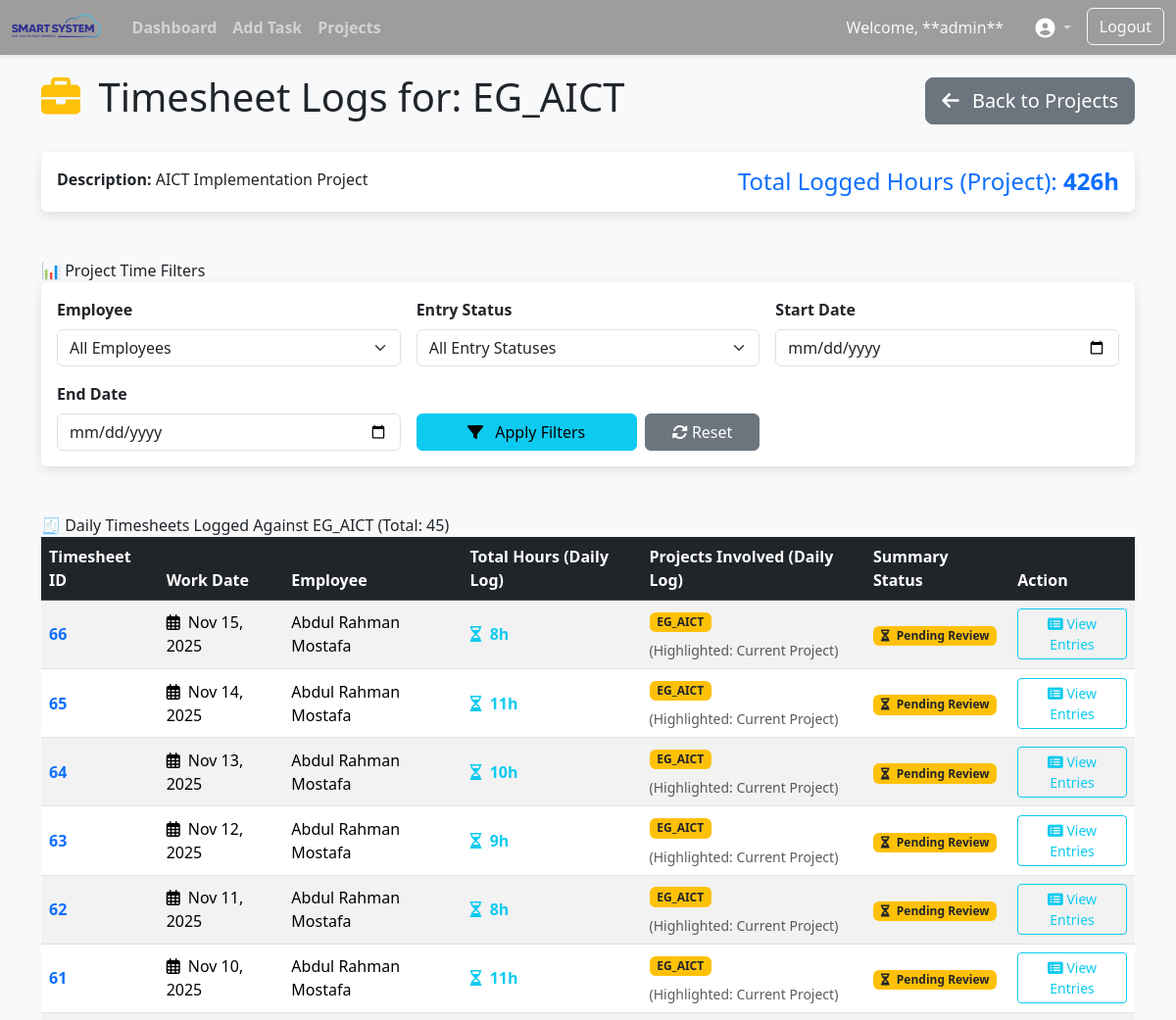
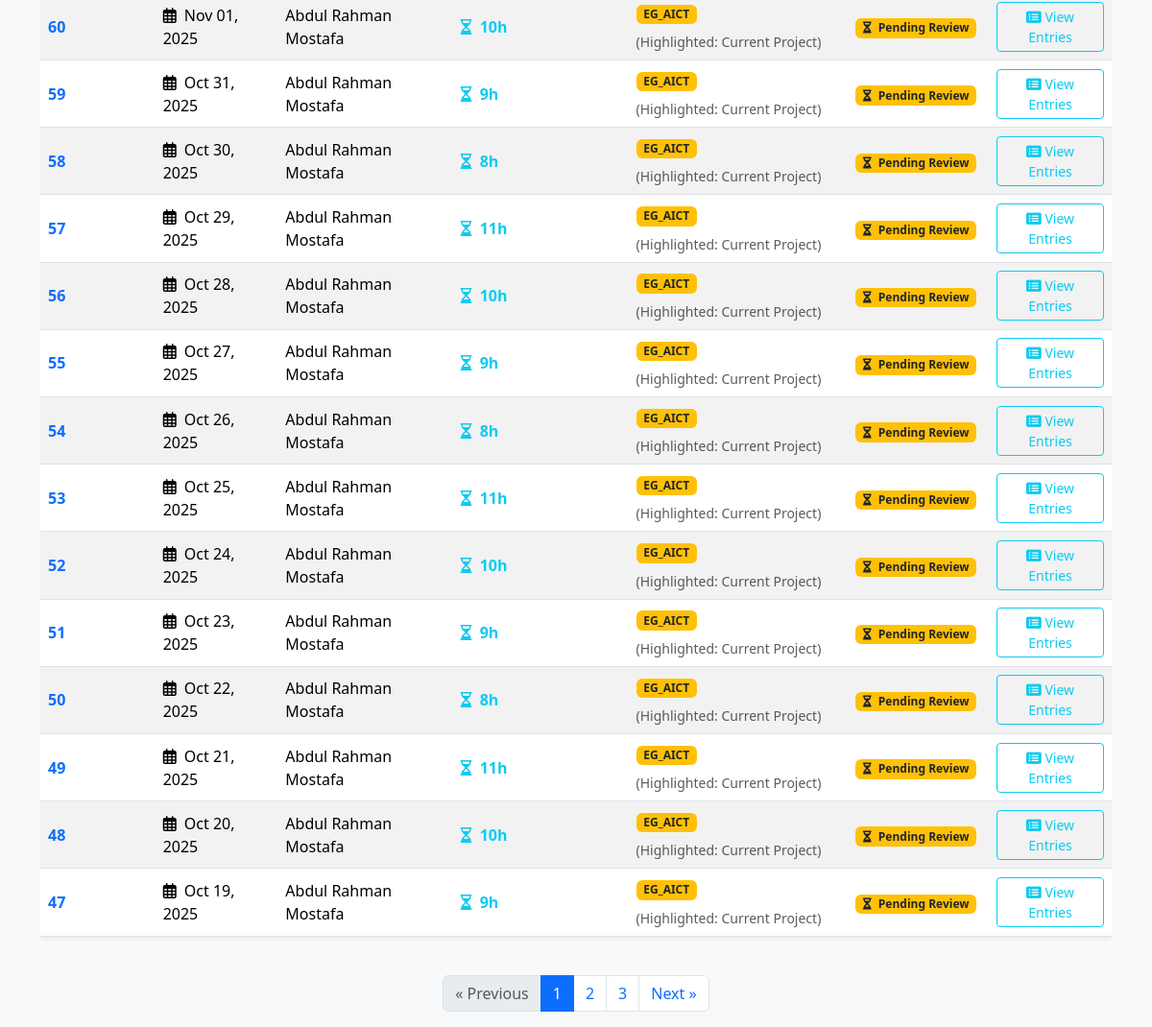
The page /project-timesheets/23/ (signed in) on the database its author committed (2 pictures, top to bottom).
### app/models.py (models this page shows, shortened)
class CustomUser(AbstractBaseUser, PermissionsMixin):
    ROLE_CHOICES = [
        ('admin', 'Administrator'),
        ('developer', 'Developer'),
        ('sales', 'Sales'),
        ('ceo', 'CEO '),
        ('project-manager', 'Project Manager'),
        ('leader', 'Leader'),
        ('top-manager', 'Top Manager'),
        ('delivery-manager', 'Delivery Manager'),
        ('engineer', 'Engineer'),
    ]
    username = models.CharField(max_length=150, unique=True)
    role = models.CharField(max_length=20, choices=ROLE_CHOICES)
    is_active = models.BooleanField(default=True)
    is_staff = models.BooleanField(default=False)
    full_name = models.CharField( max_length=220, default='User')
    team = models.ForeignKey(Team, on_delete=models.SET_NULL,
                              null=True, blank=True, related_name="employees")
    objects = CustomUserManager()
    date_joined = models.DateTimeField(auto_now_add=True)
    email = models.EmailField(null=True, blank=True)
    USERNAME_FIELD = 'username'
    REQUIRED_FIELDS = ['role']
    class Meta:
        ordering = ('-date_joined',)

class Project(models.Model):
    name = models.CharField(max_length=150, unique=True)
    description = models.TextField(blank=True)
    is_active = models.BooleanField(default=True)
    is_public = models.BooleanField(default=False)
    created_by = models.ForeignKey(CustomUser, on_delete=models.PROTECT, null=True, blank=True)
    created_at = models.DateTimeField(auto_now_add=True)
    class Meta:
        ordering = ['name']
        verbose_name_plural = "Projects"

class Timesheet(models.Model):
    user = models.ForeignKey(CustomUser, on_delete=models.CASCADE)
    date = models.DateField()
    class Meta:
        constraints = [
            models.UniqueConstraint(
                fields=['user', 'date'],
                name='unique_user_date_timesheet'
            )
        ]
        ordering = ['date']

class TimesheetEntry(models.Model):
    STATUS_CHOICES = [
        ('Inprogress', 'In Progress'),
        ('APPROVED', 'Approved'),
        ('REJECTED', 'Rejected'),
        ('COMPLETED', 'Completed'),
        ('DRAFT', 'Draft'),
    ]
    task_type = models.CharField(max_length=20,
        choices=(("Delivery","Delivery"), ("Pre-Sale", "Pre-Sale"), ("study", "Study / Training")), default="Delivery")
    user = models.ForeignKey(
        CustomUser,
        on_delete=models.CASCADE,
        related_name='timesheets',
        verbose_name="Assigned By/User"
    )
    project = models.ForeignKey(
        Project,
        on_delete=models.PROTECT,
        related_name='entries'
    )
    task_description = models.TextField()
    hours = models.DecimalField(
        max_digits=5,
        decimal_places=2,
        validators=[MinValueValidator(0.01)],
        help_text="Hours must be greater than zero."
    )
    work_date = models.DateField()
    status = models.CharField(
        max_length=10,
        choices=STATUS_CHOICES,
        default='Inprogress'
    )
    time_sheet = models.ForeignKey(Timesheet, on_delete=models.CASCADE,
                                    null=True, related_name='tasks')
    created_at = models.DateTimeField(auto_now_add=True)
    updated_at = models.DateTimeField(auto_now=True)
    is_scheduled = models.BooleanField(default=False)
    time_start = models.TimeField(null=True, blank=True)
    time_end = models.TimeField(null=True, blank=True)
    class Meta:
        ordering = ['-work_date', '-created_at']
        verbose_name = "Timesheet Entry"
        verbose_name_plural = "Timesheet Entries"

### app/views.py (the view)
# urls.py: path('project-timesheets/<int:pk>/', views.project_timesheets, name='project_timesheets'),
@user_passes_test(is_admin, login_url=reverse_lazy('home'))
def project_timesheets(request, pk):
    project = get_object_or_404(Project, pk=pk)
    queryset = Timesheet.objects.filter(tasks__project=project).select_related(
        'user'
    ).distinct()
    queryset = queryset.annotate(
        total_hours=Sum('tasks__hours'),
        rejected_count=Count('tasks', filter=Q(tasks__status='REJECTED')),
        inprogress_count=Count('tasks', filter=Q(tasks__status='Inprogress')),
        approved_count=Count('tasks', filter=Q(tasks__status='APPROVED')),
        total_task_count=Count('tasks')
    ).annotate(
        summary_status=Case(
            When(rejected_count__gt=0, then=Value('REJECTED')),
            When(inprogress_count__gt=0, then=Value('PENDING')),
            When(approved_count=F('total_task_count'), total_task_count__gt=0, then=Value('APPROVED')),
            default=Value('MIXED'),
            output_field=CharField()
        )
    )
    filters = Q()
    user_pk = request.GET.get('user_pk')
    if user_pk: filters &= Q(user__pk=user_pk)
    status = request.GET.get('status')
    if status: filters &= Q(tasks__status=status)
    start_date_str = request.GET.get('start_date')
    if start_date_str:
        try:
            datetime.strptime(start_date_str, '%Y-%m-%d')
            filters &= Q(date__gte=start_date_str)
        except ValueError: pass
    end_date_str = request.GET.get('end_date')
    if end_date_str:
        try:
            datetime.strptime(end_date_str, '%Y-%m-%d')
            filters &= Q(date__lte=end_date_str)
        except ValueError: pass
    queryset = queryset.filter(filters).distinct().order_by('-date', 'user__full_name')
    project_entries = TimesheetEntry.objects.filter(project=project)
    project_total_hours = project_entries.aggregate(Sum('hours'))['hours__sum']
    user_pks = project_entries.values_list('user__pk', flat=True).distinct()
    all_users_on_project = CustomUser.objects.filter(pk__in=user_pks).order_by('full_name')
    paginator = Paginator(queryset, 20)
    page_number = request.GET.get('page')
    page_obj = paginator.get_page(page_number)
    context = {
        'project': project,
        'page_obj': page_obj,
        'project_total_hours': project_total_hours,
        'all_users_on_project': all_users_on_project,
        'status_choices': TimesheetEntry.STATUS_CHOICES,
    }
    return render(request, 'project_timesheets.html', context)

### app/views.py (called while the page is built)
def is_admin(user):
    return user.is_superuser or user.role == "admin"

### templates/project_timesheets.html (shortened to what this page needs)
{% extends 'base.html' %}
{% load static %}
{% block content %}
<div class="d-flex justify-content-between align-items-center mb-4 animate__animated animate__fadeInDown">
    <h1><i class="fas fa-briefcase me-2 text-warning"></i> Timesheet Logs for: {{ project.name }}</h1>
    <a href="{% url 'projects' %}" class="btn btn-secondary btn-lg">
        <i class="fas fa-arrow-left me-2"></i> Back to Projects
    </a>
</div>
<div class="card shadow-sm mb-5 animate__animated animate__fadeIn">
    <div class="card-body">
        <div class="row">
            <div class="col-md-6">
                <p class="mb-0"><strong>Description:</strong> {{ project.description|truncatechars:100 }}</p>
            </div>
            <div class="col-md-6 text-end">
                <h4 class="text-primary mb-0">Total Logged Hours (Project):
                    <span class="fw-bold">{{ project_total_hours|default:"0.00" }}h</span>
                </h4>
            </div>
        </div>
    </div>
</div>
📊 Project Time Filters
<div class="card shadow-sm mb-5 animate__animated animate__fadeIn">
    <div class="card-body">
        <form method="GET" class="row g-3">
            <div class="col-md-4 col-sm-6">
                <label for="filter_employee" class="form-label fw-bold">Employee</label>
                <select class="form-select" id="filter_employee" name="user_pk">
                    <option value="">All Employees</option>
                </select>
            </div>
            <div class="col-md-4 col-sm-6">
                <label for="filter_status" class="form-label fw-bold">Entry Status</label>
                <select class="form-select" id="filter_status" name="status">
                    <option value="">All Entry Statuses</option>
                </select>
            </div>
            <div class="col-md-4 col-sm-6">
                <label for="filter_start_date" class="form-label fw-bold">Start Date</label>
                <input type="date" class="form-control" id="filter_start_date" name="start_date" value="{{ request.GET.start_date }}">
            </div>
            <div class="col-md-4 col-sm-6">
                <label for="filter_end_date" class="form-label fw-bold">End Date</label>
                <input type="date" class="form-control" id="filter_end_date" name="end_date" value="{{ request.GET.end_date }}">
            </div>
            <div class="col-12 col-md-4 d-flex align-items-end">
                <button type="submit" class="btn btn-info w-100 me-2"><i class="fas fa-filter me-2"></i> Apply Filters</button>
                <a href="." class="btn btn-secondary w-50"><i class="fas fa-sync-alt"></i> Reset</a>
            </div>
        </form>
    </div>
</div>
🧾 Daily Timesheets Logged Against {{ project.name }} (Total: {{ page_obj.paginator.count }})
<div class="table-responsive animate__animated animate__fadeInUp">
    <table class="table table-hover table-striped shadow-sm align-middle">
        <thead class="table-dark">
            <tr>
                <th>Timesheet ID</th>
                <th>Work Date</th>
                <th>Employee</th>
                <th>Total Hours (Daily Log)</th>
                <th>Projects Involved (Daily Log)</th>
                <th>Summary Status</th>
                <th>Action</th>
            </tr>
        </thead>
        <tbody>
            {% for timesheet in page_obj.object_list %}
            <tr>
                <td class="fw-bold">
                    <a href="{% url 'timesheet_detail_entries' pk=timesheet.pk %}" class="text-decoration-none text-primary timesheet-link">
                        {{ timesheet.pk }}
                    </a>
                </td>
                <td><i class="far fa-calendar-alt me-1"></i> {{ timesheet.date|date:"M d, Y" }}</td>
                <td>{{ timesheet.user.full_name|default:timesheet.user.username }}</td>
                <td class="fw-bold text-info">
                    <i class="far fa-hourglass-half me-1"></i> {{ timesheet.total_hours|default:"0.00" }}h
                </td>
                <td>
                    {% with current_project_id=project.pk %}
                        {% for entry in timesheet.tasks.all %}
                            {% if entry.project.name != entry.project_previous_name %}
                                <span class="badge
                                    {% if entry.project.pk == current_project_id %} bg-warning text-dark
                                    {% else %} bg-secondary
                                    {% endif %}
                                    me-1 mb-1">
                                    {{ entry.project.name }}
                                </span>
                            {% endif %}
                        {% endfor %}
                    {% endwith %}
                    <small class="text-muted d-block mt-1">
                        (Highlighted: Current Project)
                    </small>
                </td>
                <td>
                    {% if timesheet.summary_status == 'REJECTED' %}
                        <span class="badge bg-danger"><i class="fas fa-times-circle me-1"></i> Rejected</span>
                    {% elif timesheet.summary_status == 'PENDING' %}
                        <span class="badge bg-warning text-dark"><i class="fas fa-hourglass-half me-1"></i> Pending Review</span>
                    {% elif timesheet.summary_status == 'APPROVED' %}
                        <span class="badge bg-success"><i class="fas fa-check-circle me-1"></i> Fully Approved</span>
                    {% else %}
                        <span class="badge bg-primary">Mixed/Other</span>
                    {% endif %}
                </td>
                <td>
                    <a href="{% url 'timesheet_detail_entries' pk=timesheet.pk %}" class="btn btn-sm btn-outline-info">
                        <i class="fas fa-list-alt"></i> View Entries
                    </a>
                </td>
            </tr>
            {% empty %}
            <tr>
                <td colspan="7" class="text-center text-muted py-4">No daily timesheet logs found that include entries for this project.</td>
            </tr>
            {% endfor %}
        </tbody>
    </table>
</div>
{% if page_obj.has_other_pages %}
<nav aria-label="Timesheet Page Navigation" class="mt-4">
    <ul class="pagination justify-content-center">
        {% with current_params=request.GET.urlencode|cut:"&page="|urlencode %}
        {% if page_obj.has_previous %}
        <li class="page-item">
            <a class="page-link" href="?page={{ page_obj.previous_page_number }}&{{ current_params }}">&laquo; Previous</a>
        </li>
        {% else %}
        <li class="page-item disabled"><span class="page-link">&laquo; Previous</span></li>
        {% endif %}
        {% for i in page_obj.paginator.page_range %}
            {% if page_obj.number == i %}
                <li class="page-item active"><span class="page-link">{{ i }}</span></li>
            {% else %}
                <li class="page-item">
                    <a class="page-link" href="?page={{ i }}&{{ current_params }}">{{ i }}</a>
                </li>
            {% endif %}
        {% endfor %}
        {% if page_obj.has_next %}
        <li class="page-item">
            <a class="page-link" href="?page={{ page_obj.next_page_number }}&{{ current_params }}">Next &raquo;</a>
        </li>
        {% else %}
        <li class="page-item disabled"><span class="page-link">Next &raquo;</span></li>
        {% endif %}
        {% endwith %}
    </ul>
</nav>
{% endif %}
{% endblock %}

### templates/base.html (shortened to what this page needs)
{% load static %}
<!DOCTYPE html>
<html lang="en">
<head>
<link href="https://cdn.jsdelivr.net/npm/bootstrap@5.3.2/dist/css/bootstrap.min.css" rel="stylesheet">
<link rel="stylesheet" href="https://cdnjs.cloudflare.com/ajax/libs/font-awesome/6.5.1/css/all.min.css">
<link rel="stylesheet" href="{% static 'css/style.css' %}">
<link rel="stylesheet" href="https://cdnjs.cloudflare.com/ajax/libs/animate.css/4.1.1/animate.min.css"/>
</head>
<body>
<nav class="navbar navbar-expand-lg navbar-dark bg-primary shadow-sm fixed-top" style="z-index: 1030;">
<div class="container-fluid">
<a class="navbar-brand" href="{% url 'home' %}">
<img src="{% static 'img/Smart-System-Logo.webp' %}" alt="Logo" height="24" class="d-inline-block align-text-top me-2">
</a>
<div class="collapse navbar-collapse" id="navbarNav">
<ul style="font-weight: bolder;" class="navbar-nav me-auto mb-2 mb-lg-0">
<li class="nav-item"><a class="nav-link" href="{% url 'home' %}">Dashboard</a></li>
<li class="nav-item"><a class="nav-link" href="{%url 'add_timesheet' %}">Add Task</a></li>
<li class="nav-item"><a class="nav-link" href="{%url 'projects' %}">Projects</a></li>
</ul>
<ul class="navbar-nav mb-2 mb-lg-0">
<li class="nav-item d-flex align-items-center">
 <span class="navbar-text me-3 text-light">
Welcome, **{{ request.user.username }}**
 </span>
</li>
<li class="nav-item dropdown me-2">
<a class="nav-link dropdown-toggle" href="#" id="accountDropdown" role="button" data-bs-toggle="dropdown" aria-expanded="false">
<i class="fas fa-user-circle fa-lg text-white"></i>
</a>
</li>
<li class="nav-item">
<a href="{%url 'logout' %}" class="btn btn-outline-light">Logout</a>
</li>
</ul>
</div>
</div>
</nav>
<main class="container">
{% block content %}
{% endblock %}
</main>
</body>
</html>

### static/css/style.css (style rules this page uses)
:root { --primary-color: #9f9c9c; --secondary-color: #402fd61f; --background-color: #f8f9fa; --card-bg-color: #ffffff; --text-color: #212529; --shadow-color: rgba(0, 0, 0, 0.1); --bs-primary: var(--primary-color); --bs-bg-opacity: 1; }
body { background-color: var(--background-color); color: var(--text-color); transition: background-color 0.3s, color 0.3s; padding-top: 75px; }
.navbar-dark.bg-primary { background-color: var(--primary-color) !important; }
.card { background-color: var(--card-bg-color); color: var(--text-color); box-shadow: 0 4px 12px var(--shadow-color) !important; border: none; transition: background-color 0.3s, box-shadow 0.3s; }

### rows shown on the page
CustomUser: user.username "admin"
Project: name "EG_AICT", description "AICT Implementation Project"
Timesheet: pk "66", date "Nov 15, 2025", user.full_name "Abdul Rahman Mostafa", total_hours "8", shows "Pending Review"
TimesheetEntry: project.name "EG_AICT"
Timesheet: pk "65", date "Nov 14, 2025", user.full_name "Abdul Rahman Mostafa", total_hours "11", shows "Pending Review"
TimesheetEntry: project.name "EG_AICT"
Timesheet: pk "64", date "Nov 13, 2025", user.full_name "Abdul Rahman Mostafa", total_hours "10", shows "Pending Review"
TimesheetEntry: project.name "EG_AICT"
Timesheet: pk "63", date "Nov 12, 2025", user.full_name "Abdul Rahman Mostafa", total_hours "9", shows "Pending Review"
TimesheetEntry: project.name "EG_AICT"
Timesheet: pk "62", date "Nov 11, 2025", user.full_name "Abdul Rahman Mostafa", total_hours "8", shows "Pending Review"
TimesheetEntry: project.name "EG_AICT"
Timesheet: pk "61", date "Nov 10, 2025", user.full_name "Abdul Rahman Mostafa", total_hours "11", shows "Pending Review"
TimesheetEntry: project.name "EG_AICT"
Timesheet: pk "60", date "Nov 01, 2025", user.full_name "Abdul Rahman Mostafa", total_hours "10", shows "Pending Review"
TimesheetEntry: project.name "EG_AICT"
Timesheet: pk "59", date "Oct 31, 2025", user.full_name "Abdul Rahman Mostafa", total_hours "9", shows "Pending Review"
TimesheetEntry: project.name "EG_AICT"
Timesheet: pk "58", date "Oct 30, 2025", user.full_name "Abdul Rahman Mostafa", total_hours "8", shows "Pending Review"
TimesheetEntry: project.name "EG_AICT"
Timesheet: pk "57", date "Oct 29, 2025", user.full_name "Abdul Rahman Mostafa", total_hours "11", shows "Pending Review"
TimesheetEntry: project.name "EG_AICT"
Timesheet: pk "56", date "Oct 28, 2025", user.full_name "Abdul Rahman Mostafa", total_hours "10", shows "Pending Review"
TimesheetEntry: project.name "EG_AICT"
Timesheet: pk "55", date "Oct 27, 2025", user.full_name "Abdul Rahman Mostafa", total_hours "9", shows "Pending Review"
TimesheetEntry: project.name "EG_AICT"
Timesheet: pk "54", date "Oct 26, 2025", user.full_name "Abdul Rahman Mostafa", total_hours "8", shows "Pending Review"
TimesheetEntry: project.name "EG_AICT"
Timesheet: pk "53", date "Oct 25, 2025", user.full_name "Abdul Rahman Mostafa", total_hours "11", shows "Pending Review"
TimesheetEntry: project.name "EG_AICT"
Timesheet: pk "52", date "Oct 24, 2025", user.full_name "Abdul Rahman Mostafa", total_hours "10", shows "Pending Review"
TimesheetEntry: project.name "EG_AICT"
Timesheet: pk "51", date "Oct 23, 2025", user.full_name "Abdul Rahman Mostafa", total_hours "9", shows "Pending Review"
TimesheetEntry: project.name "EG_AICT"
Timesheet: pk "50", date "Oct 22, 2025", user.full_name "Abdul Rahman Mostafa", total_hours "8", shows "Pending Review"
TimesheetEntry: project.name "EG_AICT"
Timesheet: pk "49", date "Oct 21, 2025", user.full_name "Abdul Rahman Mostafa", total_hours "11", shows "Pending Review"
TimesheetEntry: project.name "EG_AICT"
Timesheet: pk "48", date "Oct 20, 2025", user.full_name "Abdul Rahman Mostafa", total_hours "10", shows "Pending Review"
TimesheetEntry: project.name "EG_AICT"
Timesheet: pk "47", date "Oct 19, 2025", user.full_name "Abdul Rahman Mostafa", total_hours "9", shows "Pending Review"
TimesheetEntry: project.name "EG_AICT"

### other values the page prints
{{ project_total_hours|default:"0.00" }} "426"
{{ page_obj.paginator.count }} "45"
{{ i }} "1"
{{ i }} "2" "3"
